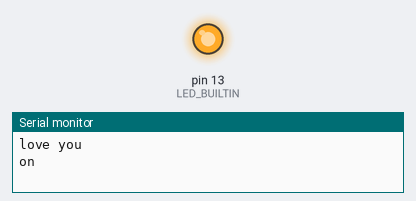
Recording of a sketch running on a simulated Arduino Uno, built with avr-gcc and run on an emulated ATmega328P. On the bench: output pins drawn as LEDs (lit = HIGH), the last lines printed to the serial monitor.

Above: at 0.5 s.
At 5.0 s:
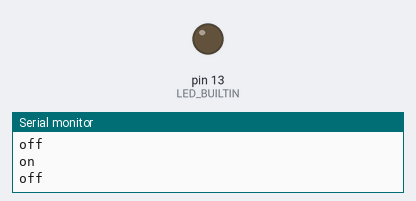
Timing chart, 0 to 6.9 s (numbered marks = the images above):
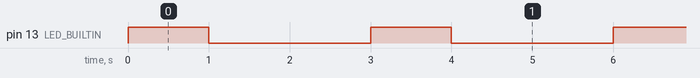

Measured:
- by itself, pin 13 (LED_BUILTIN): alternates HIGH for 1.0 s and LOW for 2.0 s

The sketch:

serialBlink.ino
```cpp
void setup() {
  // initialize digital pin LED_BUILTIN as
  Serial.begin(9600);
  Serial.println("love you");
  pinMode(LED_BUILTIN, OUTPUT);
}

// the loop function runs over and over again forever
void loop() {
  digitalWrite(LED_BUILTIN, HIGH);   // turn the LED on (HIGH is the voltage level)
  Serial.println("on");
  delay(1000);
  digitalWrite(13,LOW);
  Serial.println("off");
  delay(1000);                       // wait for a second
  digitalWrite(LED_BUILTIN, LOW);    // turn the LED off by making the voltage LOW
  delay(1000);                       // wait for a second
}
```
